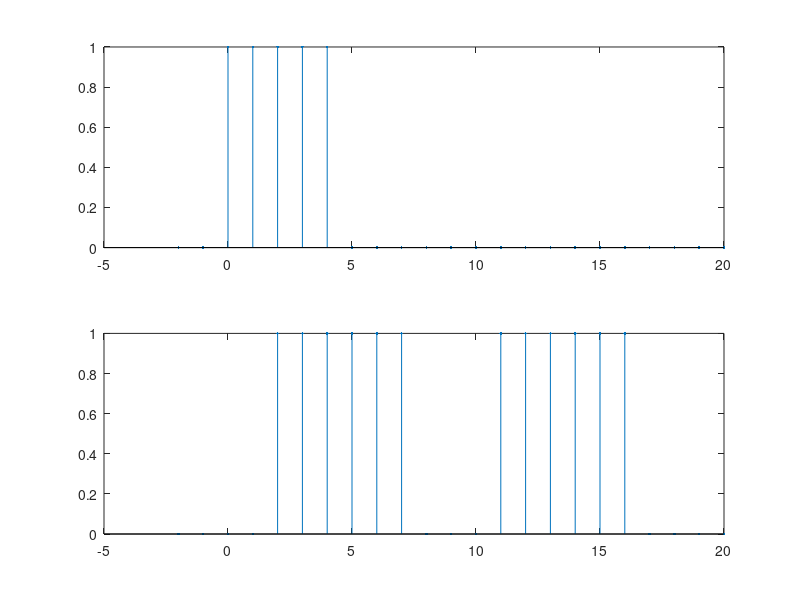
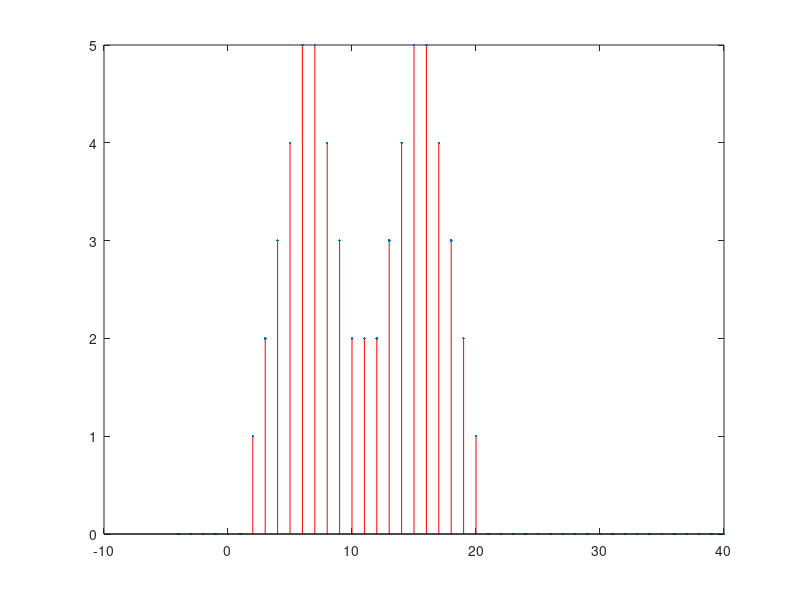

Recreate these plots in MATLAB, in order.
close all
clear
clc

n = [-2:1:20];
n2=2*min(n):1:2*max(n);

x=[zeros(1,2) ones(1,5) zeros(1,16)];
h=[zeros(1,4) ones(1,6) zeros(1,3) ones(1,6) zeros(1,4)];

figure
subplot(2,1,1)
stem(n,x,'.')

subplot(2,1,2)
stem(n,h,'.')

y=conv(x,h);
figure
stem(n2,y,'.','color','r')


